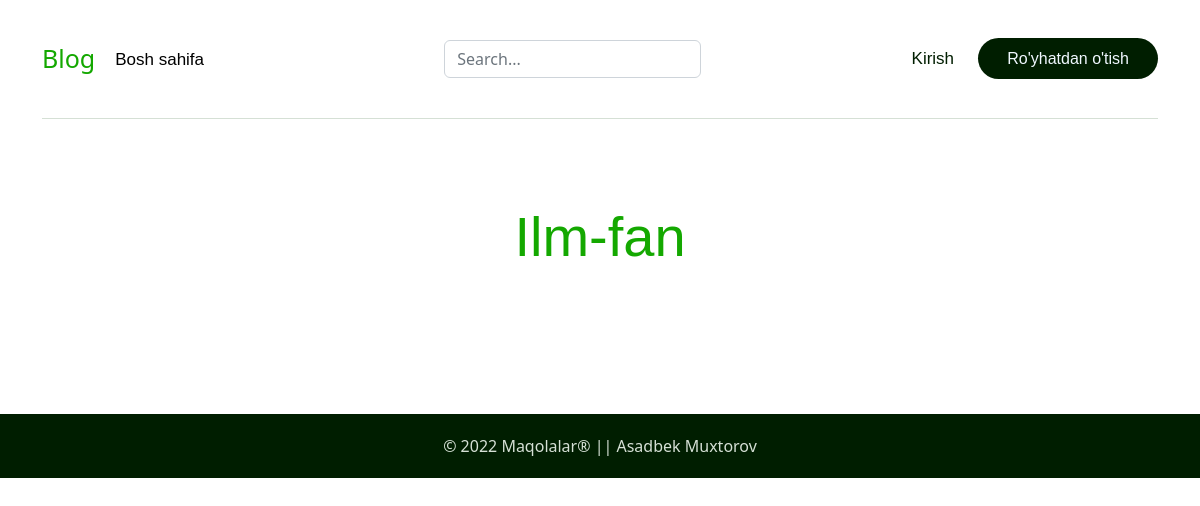
The page /categry/5/ on the database as committed earlier.
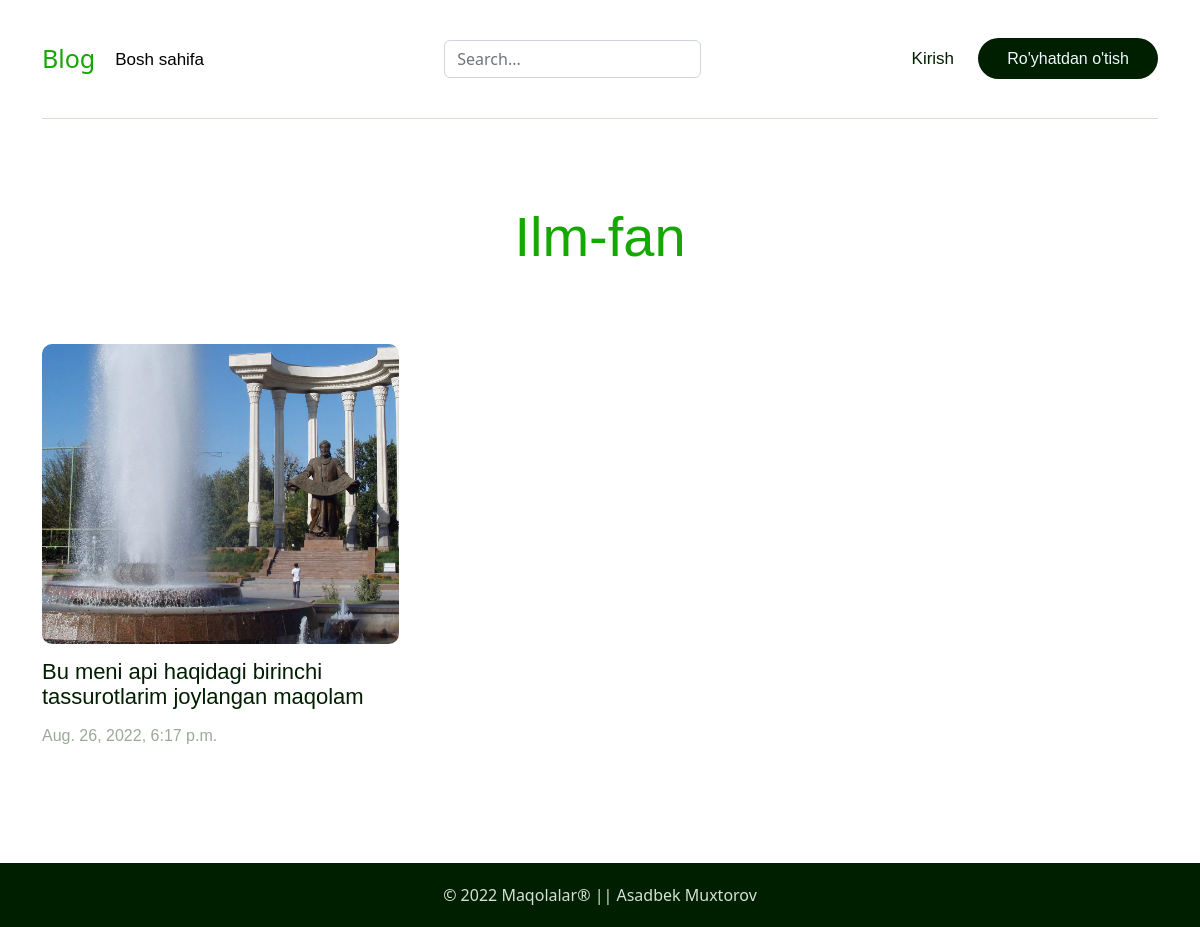
The same page on the database as committed later.
### articles/models.py (models this page shows, shortened)
class Articles(models.Model):
    regions = Const.regions
    categories = Const.categories
    title = models.CharField(max_length=128, verbose_name='Sarlavha')
    image = models.ImageField()
    author = models.ForeignKey(
        get_user_model(),
        on_delete=models.CASCADE,
    )
    category = models.CharField(
        max_length=35,
        choices=categories,
        default=1
    )
    region = models.CharField(
        max_length=35,
        choices=regions,
        default=14
    )
    date = models.DateTimeField(auto_now_add=True)
    body = RichTextField(verbose_name="Maqola matni:")
    blog_view = models.IntegerField(default=0)

### articles/views.py (the view)
# urls.py: path('categry/<str:pk>/', views.ArticleCategoryListView, name="categories"),
def ArticleCategoryListView(request, pk):
    category = dict(Const.categories)[pk]
    object_list = Articles.objects.filter(category=pk)[::-1]
    context = {
        "object_list": object_list,
        "category": category
    }
    return render(request, 'category_filter.html', context)

### templates/category_filter.html (shortened to what this page needs)
{% extends "base.html" %}
{% load static %}
{% block link %}{% static 'css/forms.css' %}{% endblock link %}
{% block content %}
<div class="container">
    <div class="section-title">
        <h1 class="">{{ category }}</h1>
    </div>
    <div class="blog-items">
        {% for article in object_list %}
    <li class="articel-item blog-item">
        <a href=" {% url 'article_detail' pk=article.pk %} ">
            <div class="articel-img">
                {% if article.image %}
                <img src="{{ article.image.url }}" alt="">
                {% else %}
                <img src="{% static 'images/rasm10.jpg' %}" alt="">
                {% endif %}
            </div>
            <div class="articel-content">
                <p class="bg-title"> {{ article.title }} </p>
                <p class="bg-date">
                    {{ article.date }}
                </p>
            </div>
        </a>
    </li>
    {% endfor %}
    </div>
</div>
{% endblock content %}

Rows that differ between the two databases and show on the page:
added Articles: image (picture), title "Bu meni api haqidagi birinchi tassurotlarim joylangan maqolam", date "Aug. 26, 2022, 6:17 p.m."
